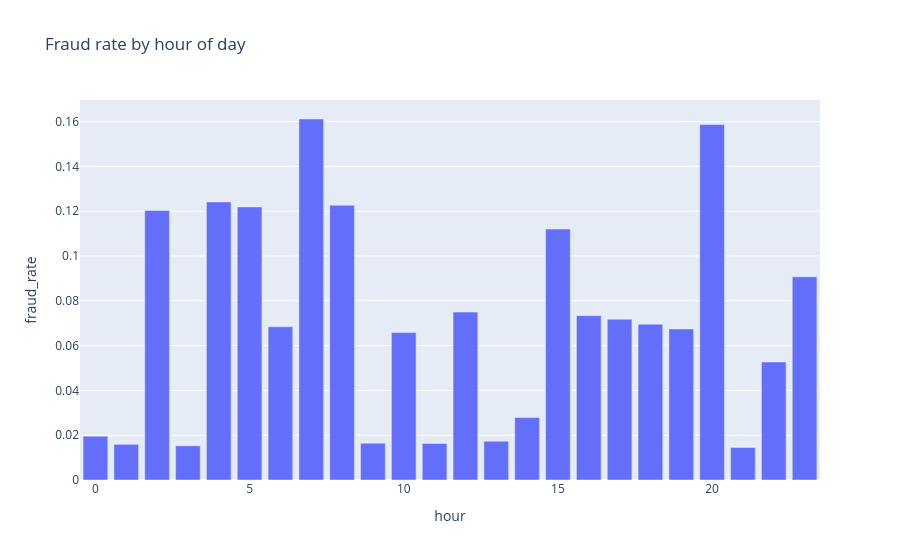

This figure's notebook cell:
### Code cell
h = (logins_clean.assign(hour=logins_clean['timestamp'].dt.hour)
     .groupby('hour').agg(attempts=('attempt_id', 'count'),
                          fraud=('is_fraud_attempt', 'sum')).reset_index())
h['fraud_rate'] = h['fraud'] / h['attempts']
fig = px.bar(h, x='hour', y='fraud_rate', title='Fraud rate by hour of day')
fig.show()

### Figure 1 — Plotly figure (JSON) as saved in the notebook; plotly's stock layout.template omitted (floating-point values rounded to 4 significant figures)
{"data": [{"hovertemplate": "hour=%{x}<br>fraud_rate=%{y}<extra></extra>", "legendgroup": "", "marker": {"color": "#636efa", "pattern": {"shape": ""}}, "name": "", "orientation": "v", "showlegend": false, "textposition": "auto", "type": "bar", "x": [0, 1, 2, 3, 4, 5, 6, 7, 8, 9, 10, 11, 12, 13, 14, 15, 16, 17, 18, 19, 20, 21, 22, 23], "xaxis": "x", "y": [0.01955, 0.01593, 0.1203, 0.01526, 0.1241, 0.1219, 0.0684, 0.1612, 0.1227, 0.01645, 0.06583, 0.01629, 0.07497, 0.01733, 0.02785, 0.112, 0.07336, 0.07174, 0.06955, 0.06744, 0.1587, 0.01451, 0.05265, 0.0907], "yaxis": "y"}], "layout": {"barmode": "relative", "legend": {"tracegroupgap": 0}, "title": {"text": "Fraud rate by hour of day"}, "xaxis": {"anchor": "y", "domain": [0.0, 1.0], "title": {"text": "hour"}}, "yaxis": {"anchor": "x", "domain": [0.0, 1.0], "title": {"text": "fraud_rate"}}}}
